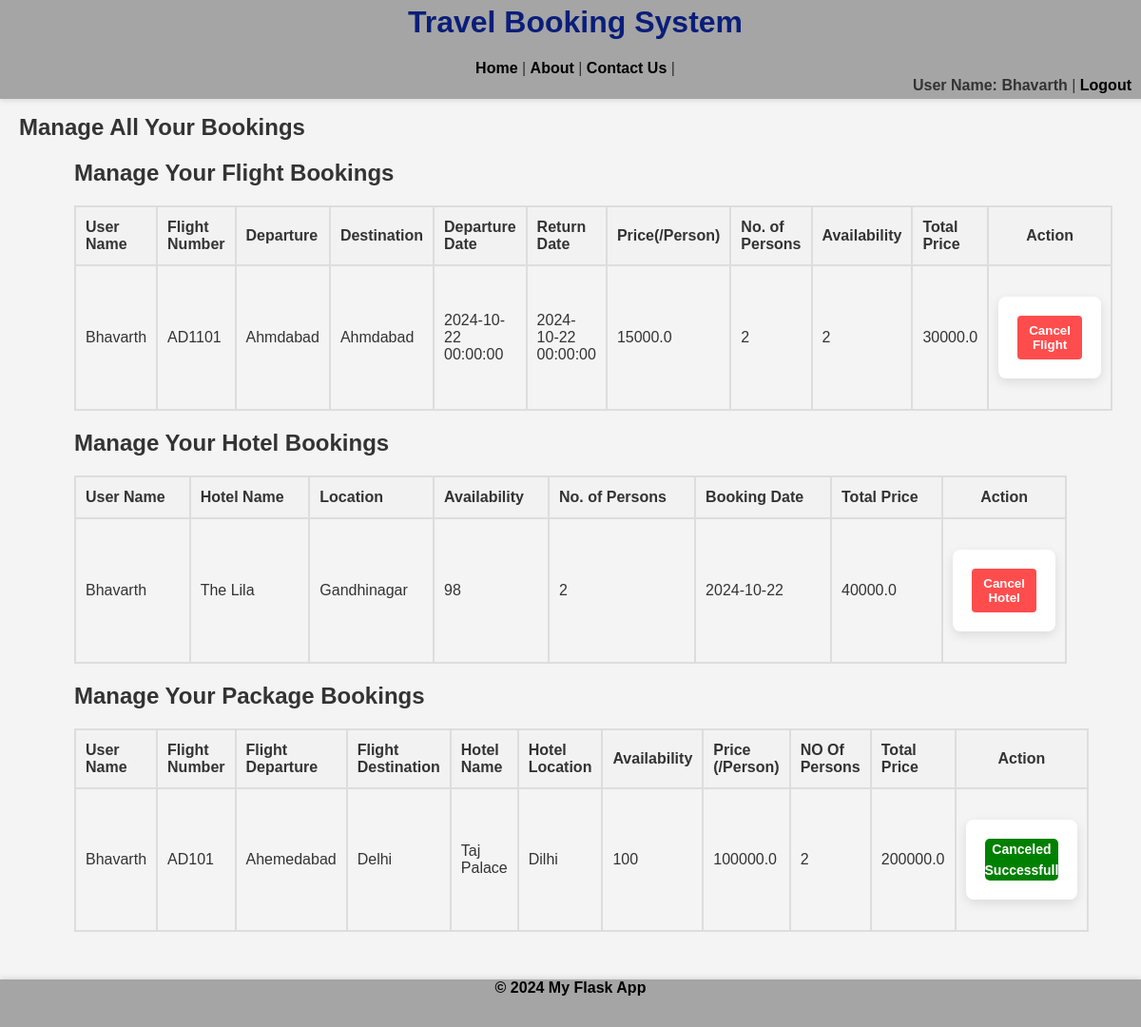
The app's page /manage_userbooking (signed in) with its own data.
### app/model.py (models this page shows, shortened)
class User_register(db.Model):
    id = db.Column(db.Integer, primary_key=True)
    username = db.Column(db.String(150), unique=True)
    email = db.Column(db.String(150), unique=True)
    password = db.Column(db.String(50))
    confirmpassword = db.Column(db.String(50))

class FlightBooking(db.Model):
    __tablename__ = 'flight_bookings'
    id = db.Column(db.Integer, primary_key=True)
    flight_id = db.Column(db.Integer, db.ForeignKey('flight.id'))
    user_id = db.Column(db.Integer, db.ForeignKey('user_register.id'))
    num_of_people = db.Column(db.Integer, nullable=False)
    total_price = db.Column(db.Float, nullable=False)
    status = db.Column(db.Boolean, default=True)
    flight = db.relationship('Flight', backref='flight_bookings')
    user = db.relationship('User_register', backref='flight_bookings')

class Flight(db.Model):
    id = db.Column(db.Integer, primary_key=True)
    flight_number = db.Column(db.String(50), nullable=False)
    departure = db.Column(db.String(100), nullable=False)
    destination = db.Column(db.String(100), nullable=False)
    departure_date = db.Column(db.DateTime, nullable=False)
    return_date = db.Column(db.DateTime, nullable=False)
    availability = db.Column(db.Integer, nullable=False)
    price = db.Column(db.Float, nullable=False)

class HotelBooking(db.Model):
    __tablename__ = 'hotel_bookings'
    id = db.Column(db.Integer, primary_key=True)
    hotel_id = db.Column(db.Integer, db.ForeignKey('hotel.id'))
    user_id = db.Column(db.Integer, db.ForeignKey('user_register.id'))
    no_of_person = db.Column(db.Integer, nullable=False)
    booking_date = db.Column(db.DateTime, nullable=False)
    total_price = db.Column(db.Float, nullable=False)
    status = db.Column(db.Boolean, default=True)
    hotel = db.relationship('Hotel', backref='hotel_bookings')
    user = db.relationship('User_register', backref='hotel_bookings')

class Hotel(db.Model):
    id = db.Column(db.Integer, primary_key=True)
    hotel_name = db.Column(db.String(100), nullable=False)
    location = db.Column(db.String(100), nullable=False)
    availability = db.Column(db.Integer, nullable=False)
    price = db.Column(db.Float, nullable=False)

class PackageBooking(db.Model):
    __tablename__ = 'package_bookings'
    id = db.Column(db.Integer, primary_key=True)
    package_id = db.Column(db.Integer, db.ForeignKey('package.id'))
    user_id = db.Column(db.Integer, db.ForeignKey('user_register.id'))
    booking_date = db.Column(db.DateTime, nullable=False)
    num_of_people = db.Column(db.Integer, nullable=False)
    total_price = db.Column(db.Float, nullable=False)
    status = db.Column(db.Boolean, default=True)
    package = db.relationship('Package', backref='bookings')
    user = db.relationship('User_register', backref='package_bookings')

class Package(db.Model):
    id = db.Column(db.Integer, primary_key=True)
    pack_flight_number = db.Column(db.String(50), nullable=False)
    pack_flight_departure = db.Column(db.String(100), nullable=False)
    pack_flight_destination = db.Column(db.String(100), nullable=False)
    pack_hotel_name = db.Column(db.String(100), nullable=False)
    pack_hotel_location = db.Column(db.String(100), nullable=False)
    pack_price = db.Column(db.Float, nullable=False)
    pack_availability = db.Column(db.Integer, nullable=False)

### app/route.py (the view, shortened to what this page needs)
@app.route("/manage_userbooking", methods=["GET", "POST"])
@user_login_required
def manage_user_booking():
    user_id = session.get("user_id")
    admin_logged_in = session.get("admin_logged_in")
    if not user_id and not admin_logged_in:
        flash("Please log in to view your bookings", "error")
        return redirect(url_for("login"))
    user_flight_bookings = FlightBooking.query.filter_by(user_id=user_id).all()
    user_hotel_bookings = HotelBooking.query.filter_by(user_id=user_id).all()
    user_package_bookings = PackageBooking.query.filter_by(user_id=user_id).all()
    return render_template(
        "manage_userbooking.html",
        flight_bookings=user_flight_bookings,
        hotel_bookings=user_hotel_bookings,
        user_bookings=user_package_bookings,
    )

### app/templates/manage_userbooking.html (shortened to what this page needs)
{% extends 'base.html' %}
{% block content %}
  <h2>Manage All Your Bookings</h2>
  <div class="container">
    <h2>Manage Your Flight Bookings</h2>
    {% if flight_bookings %}
      <table>
        <thead>
          <tr>
            <th>User Name</th>
            <th>Flight Number</th>
            <th>Departure</th>
            <th>Destination</th>
            <th>Departure Date</th>
            <th>Return Date</th>
            <th>Price(/Person)</th>
            <th>No. of Persons</th>
            <th>Availability</th>
            <th>Total Price</th>
            <th class="action-col">Action</th>
          </tr>
        </thead>
        <tbody>
          {% for booking in flight_bookings %}
            <tr>
              <td>{{ booking.user.username }}</td>
              <td>{{ booking.flight.flight_number }}</td>
              <td>{{ booking.flight.departure }}</td>
              <td>{{ booking.flight.destination }}</td>
              <td>{{ booking.flight.departure_date }}</td>
              <td>{{ booking.flight.return_date }}</td>
              <td>{{ booking.flight.price }}</td>
              <td>{{ booking.num_of_people }}</td>
              <td>{{ booking.flight.availability }}</td>
              <td>{{ booking.total_price }}</td>
              <td class="action-col">
                <form action="{{ url_for('manage_user_booking') }}" method="POST">
                  {% if booking.status == True %}
                    <button type="submit" onclick="return confirmCancel();"><b>Cancel Flight</b></button>
                  {% else %}
                    <p disabled style="color: white; background : green; border-radius: 5px; margin: 0px ;padding: 0px;">
                      <b>Canceled Successfull</b>
                    </p>
                  {% endif %}
                </form>
              </td>
            </tr>
          {% endfor %}
        </tbody>
      </table>
    {% else %}
      <p>No flight bookings found.</p>
    {% endif %}
    <h2>Manage Your Hotel Bookings</h2>
    {% if hotel_bookings %}
      <table>
        <thead>
          <tr>
            <th>User Name</th>
            <th>Hotel Name</th>
            <th>Location</th>
            <th>Availability</th>
            <th>No. of Persons</th>
            <th>Booking Date</th>
            <th>Total Price</th>
            <th class="action-col">Action</th>
          </tr>
        </thead>
        <tbody>
          {% for booking in hotel_bookings %}
            <tr>
              <td>{{ booking.user.username }}</td>
              <td>{{ booking.hotel.hotel_name }}</td>
              <td>{{ booking.hotel.location }}</td>
              <td>{{ booking.hotel.availability }}</td>
              <td>{{ booking.no_of_person }}</td>
              <td>{{ booking.booking_date.strftime('%Y-%m-%d') }}</td>
              <td>{{ booking.total_price }}</td>
              <td class="action-col">
                <form action="{{ url_for('manage_user_booking') }}" method="POST">
                  {% if booking.status == True %}
                    <button type="submit" onclick="return confirmCancel();"><b>Cancel Hotel</b></button>
                  {% else %}
                    <p disabled style="color: white; background : green; border-radius: 5px; margin: 0px ;padding: 0px; ">
                      <b>Canceled Successfull</b>
                    </p>
                  {% endif %}
                </form>
              </td>
            </tr>
          {% endfor %}
        </tbody>
      </table>
    {% else %}
      <p>No hotel bookings found.</p>
    {% endif %}
    <h2>Manage Your Package Bookings</h2>
    {% if user_bookings %}
      <table>
        <thead>
          <tr>
            <th>User Name</th>
            <th>Flight Number</th>
            <th>Flight Departure</th>
            <th>Flight Destination</th>
            <th>Hotel Name</th>
            <th>Hotel Location</th>
            <th>Availability</th>
            <th>Price (/Person)</th>
            <th>NO Of Persons</th>
            <th>Total Price</th>
            <th class="action-col">Action</th>
          </tr>
        </thead>
        <tbody>
          {% for booking in user_bookings %}
            <tr>
              <td>{{ booking.user.username }}</td>
              <td>{{ booking.package.pack_flight_number }}</td>
              <td>{{ booking.package.pack_flight_departure }}</td>
              <td>{{ booking.package.pack_flight_destination }}</td>
              <td>{{ booking.package.pack_hotel_name }}</td>
              <td>{{ booking.package.pack_hotel_location }}</td>
              <td>{{ booking.package.pack_availability }}</td>
              <td>{{ booking.package.pack_price }}</td>
              <td>{{ booking.num_of_people }}</td>
              <td>{{ booking.total_price }}</td>
              <td class="action-col">
                <form action="{{ url_for('manage_user_booking') }}" method="POST">
                  {% if booking.status == True %}
                    <input type="hidden" name="booking_id" value="{{ booking.id }}" />
                    <input type="hidden" name="booking_type" value="package" />
                    <button type="submit"><b>Cancel Package</b></button>
                  {% else %}
                    <p disabled style="color: white; background : green; border-radius: 5px; margin: 0px ;padding: 0px; ">
                      <b>Canceled Successfull</b>
                    </p>
                  {% endif %}
                </form>
              </td>
            </tr>
          {% endfor %}
        </tbody>
      </table>
    {% else %}
      <p>No package bookings found.</p>
    {% endif %}
  </div>
{% endblock %}

### app/templates/base.html (shortened to what this page needs)
<!DOCTYPE html>
<html>
  <head>
    {% block head %}
      <link rel="stylesheet" href="{{ url_for('static', filename='style.css') }}" />
    {% endblock %}
  </head>
 <header>
      <h1>Travel Booking System</h1>
      <nav>
        <div>
          <a href="/"><b>Home</b></a> |
          <a href="/about"><b>About</b></a> |
          <a href="/contact"><b>Contact Us</b></a> |
        </div>
        {% if session.get('user') %}
          <div>
            <span style="float: right; margin-right: 15px;">
              <b>User Name: {{ session.user.username }}</b> |
              <a href="/logout"><b>Logout</b></a>
            </span>
          </div>
        {% endif %}
      </nav>
    </header>
  <body>
    <main>
      {% block content %}{% endblock %}
    </main>
    <footer>
        <b>&copy; 2024 My Flask App</b>
    </footer>
  </body>
</html>

### app/static/style.css (style rules this page uses)
:root { --primary-color: #000000; --primary-light: #a5a5a5; --primary-dark: #003bbf; --text-color: #333; --background-color: #f4f4f4; --white: #ffffff; }
body { font-family: 'Arial', sans-serif; margin: 0; padding: 0; background-color: var(--background-color); color: var(--text-color); height: 100vh; display: flex; flex-direction: column; }
a { color: var(--primary-color); text-decoration: none; transition: color 0.3s; }
header { background-color: var(--primary-light); padding: 5px; text-align: center; position: fixed; top: 0; width: 100%; z-index: 1000; box-shadow: 0 2px 5px rgba(0, 0, 0, 0.1); }
footer { background-color: var(--primary-light); color: #000000; text-align: center; position: fixed; bottom: 0; box-shadow: 0 -2px 5px rgba(0, 0, 0, 0.1); width: 100%; height: 50px; }
main { flex-grow: 1; padding: 20px; overflow-y: auto; margin-top: 80px; margin-bottom: 60px; box-sizing: border-box; height: calc(100vh - 140px); }
h1 { color: #0a1e79; margin-top: 0; font-size: 2rem; }
h2 { color: var(--text-color); font-size: 1.5rem; }
p { font-size: 1.2rem; line-height: 1.6; }
form { max-width: 650px; margin: 20px auto; padding: 20px; background-color: var(--white); border-radius: 8px; box-shadow: 0 4px 12px rgba(0, 0, 0, 0.1); transition: box-shadow 0.3s; }

### app/templates/manage_userbooking.html (style rules this page uses)
.container { width: 90%; margin: 0 auto; margin-top: 20px; }
table { width: 100%; border-collapse: collapse; margin-bottom: 20px; table-layout: auto; }
table, th, td { border: 2px solid #ddd; }
th, td { padding: 12px 10px; text-align: left; white-space: normal; word-wrap: break-word; height: 10px; overflow: hidden; }
th { background-color: #f2f2f2; text-align: left; }
button { padding: 8px 12px; background-color: #ff4d4d; color: white; border: none; border-radius: 4px; cursor: pointer; width: 100%; text-align: center; }
p { box-sizing: border-box; font-size: 14px; text-align: center; flex: auto; }
th.action-col, td.action-col { width: 12%; text-align: center; }

### records on screen
User_register: user.username "Bhavarth"
FlightBooking: user.username "Bhavarth", flight.flight_number "AD1101", flight.departure "Ahmdabad", flight.destination "Ahmdabad", flight.departure_date "2024-10-22 00:00:00", flight.return_date "2024-10-22 00:00:00", flight.price "15000.0", num_of_people "2", flight.availability "2", total_price "30000.0"
HotelBooking: user.username "Bhavarth", hotel.hotel_name "The Lila", hotel.location "Gandhinagar", hotel.availability "98", no_of_person "2", booking_date "2024-10-22", total_price "40000.0"
PackageBooking: user.username "Bhavarth", package.pack_flight_number "AD101", package.pack_flight_departure "Ahemedabad", package.pack_flight_destination "Delhi", package.pack_hotel_name "Taj Palace", package.pack_hotel_location "Dilhi", package.pack_availability "100", package.pack_price "100000.0", num_of_people "2", total_price "200000.0", status "Canceled Successfull"
